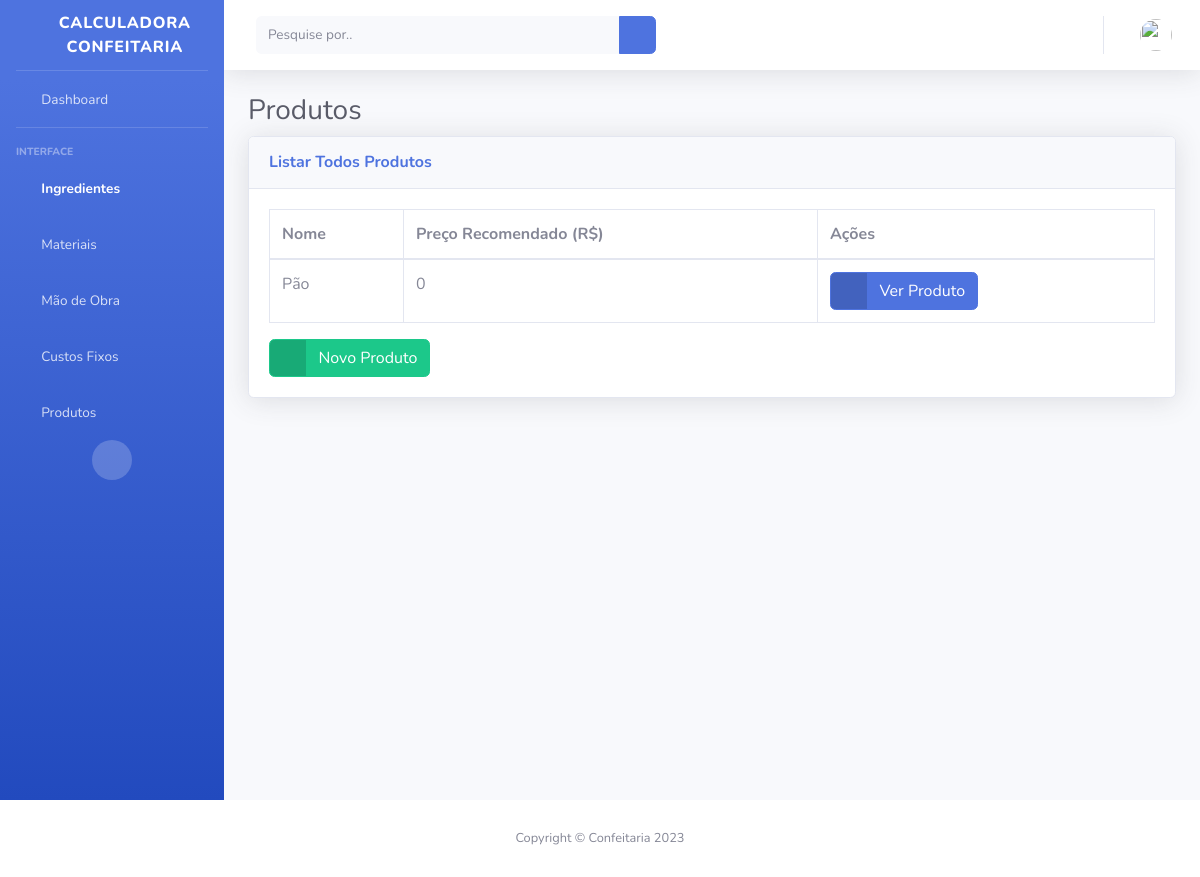
Page /product-list (signed in) on the earlier database version.
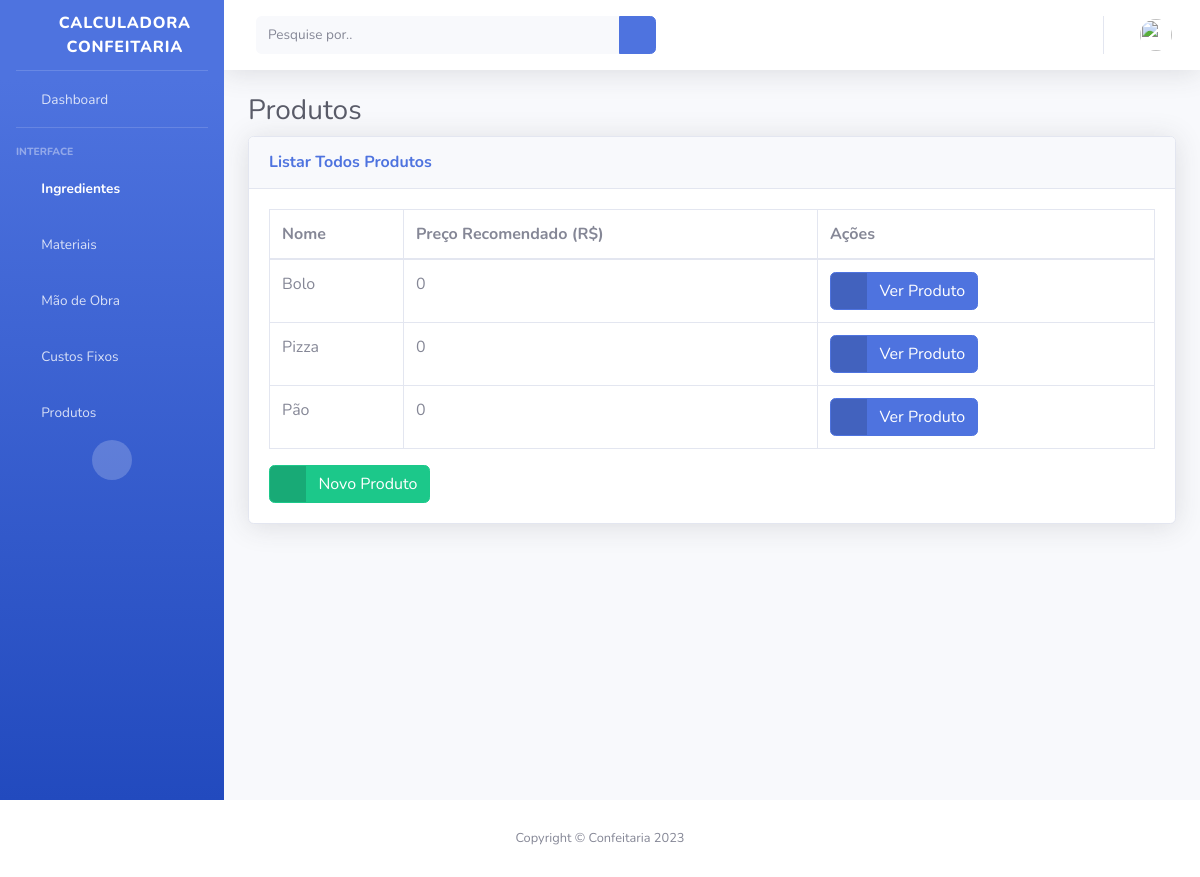
Same page on the later database version.
### myapp/models.py (models this page shows, shortened)
class Product(models.Model):
    user = models.ForeignKey(CustomUser, blank=False, on_delete=models.CASCADE)
    name = models.CharField(_("Nome do Produto:"), db_column='name', max_length=100, blank=False)
    another_expenses = models.FloatField(_("Outros Custos (R$):"), db_column='another_expenses', blank=True)
    incalculable_expenses = models.FloatField(_("Custos Incalculáveis (R$):"), db_column='incalculable_expenses',
                                              blank=True)
    marketplace_tax = models.FloatField(_("Taxa de Comissão em Marketplace %:"), db_column='marketplace_tax',
                                        blank=True)
    taxes = models.FloatField(_("Impostos:"), db_column='taxes', blank=True)
    quantity = models.IntegerField(
        _("Quantidade Desejada:"), db_column='quantity', blank=True)
    profit = models.FloatField(_("Lucro Desejado (R$):"), db_column='profit', blank=True)
    class Meta:
        ordering = ["name"]

### myapp/views.py (the view)
# urls.py: path('product-list', views.productList, name='product-list'),
@login_required
def productList(request):
    current_user = request.user
    products = current_user.product_set.all()
    for product in products:
        price_unity = generate_price_unity(product)
        product.price_unity = price_unity
    return render(request, "product-list.html", {'products': products})

### myapp/views.py (called while the page is built)
def calc_ingredients_value(percent_ingredients):
    calc_ingredients = 0
    for percent_ingredient in percent_ingredients:
        if percent_ingredient.measure != percent_ingredient.ingredient.measure:
            calc_ingredient = (percent_ingredient.percent / (percent_ingredient.ingredient.quantity * 1000)) * \
                              percent_ingredient.ingredient.price
        else:
            calc_ingredient = (percent_ingredient.percent / percent_ingredient.ingredient.quantity) * \
                              percent_ingredient.ingredient.price
        calc_ingredients = calc_ingredients + calc_ingredient
    return calc_ingredients

def calc_materials_value(percent_materials):
    calc_materials = 0
    for percent_material in percent_materials:
        calc_material = (percent_material.percent / percent_material.material.quantity) * \
                        percent_material.material.price
        calc_materials = calc_materials + calc_material
    return calc_materials

### myapp/templates/product-list.html
{% extends "base.html" %}
{% block content %}
<h1 class="h3 mb-2 text-gray-800">Produtos</h1>
<div class="card shadow mb-4">
<div class="card-header py-3">
    <h6 class="m-0 font-weight-bold text-primary">Listar Todos Produtos</h6>
</div>
<div class="card-body">
    <div class="table-responsive">
        <table class="table table-bordered" id="dataTable" width="100%" cellspacing="0">
            <thead>
                <tr>
                    <th scope="col">Nome</th>
                    <th scope="col">Preço Recomendado (R$)</th>
                    <th scope="col">Ações</th>
                </tr>
            </thead>
            <tbody>
                {% for product in products %}
                <tr>
                    <td>{{ product.name }}</td>
                    <td>{{ product.price_unity }}</td>
                    <td>
                        <a href="/product/{{ product.id }}" class="btn btn-primary btn-icon-split">
                            <span class="icon text-white-50">
                                <i class="fas fa-pizza-slice"></i>
                            </span>
                            <span class="text">Ver Produto</span>
                        </a>
                    </td>
                </tr>
                {% endfor %}
            </tbody>
        </table>
        <a href="{%url 'product-create' %}" class="btn btn-success btn-icon-split">
                <span class="icon text-white-50">
                <i class="fas fa-plus"></i>
                </span>
                <span class="text">Novo Produto</span>
        </a>
    </div>
</div>
</div>
{% endblock %}

Differences in the rows shown:
added Product: name "Bolo", price_unity "0"
added Product: name "Pizza", price_unity "0"
